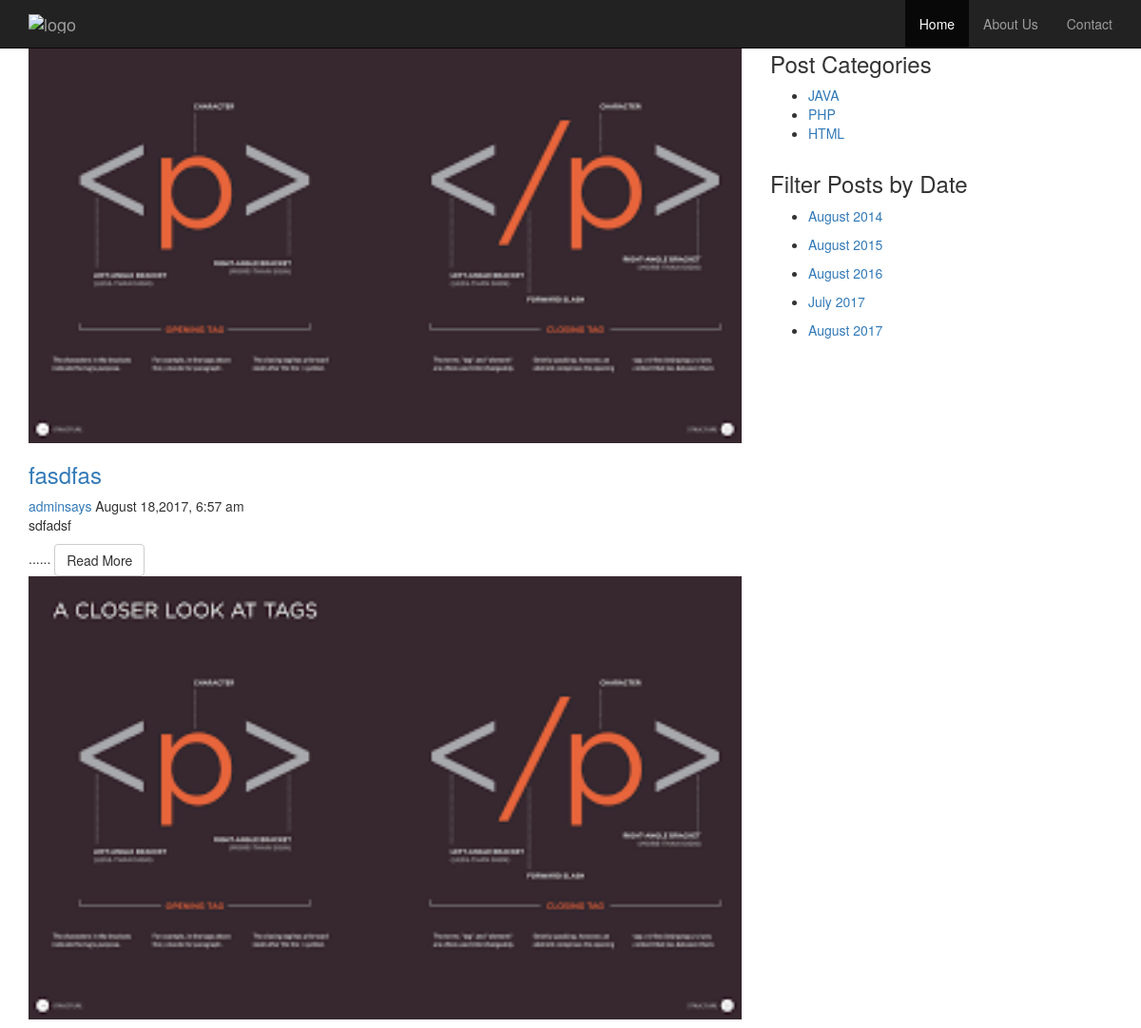
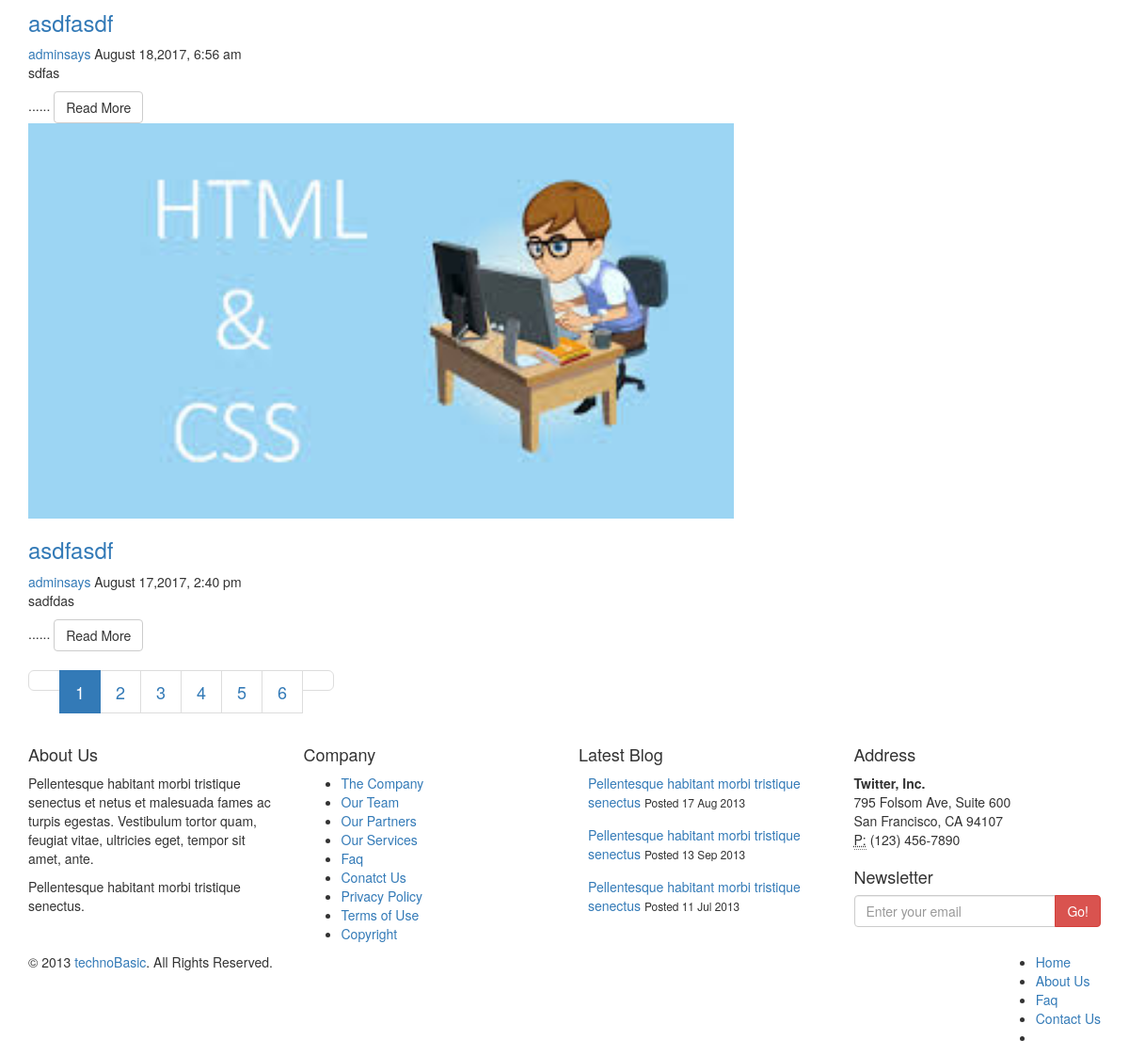
The page / on the database its author committed (2 pictures, top to bottom).
### tables this page shows
CREATE TABLE `tbl_category` (
  `id` int(11) NOT NULL,
  `name` varchar(50) NOT NULL,
  `cat_slug` varchar(256) NOT NULL
);

CREATE TABLE `tbl_post` (
  `id` int(11) NOT NULL,
  `cat` int(11) NOT NULL,
  `title` varchar(255) NOT NULL,
  `body` text NOT NULL,
  `slug` varchar(256) NOT NULL,
  `image` varchar(255) NOT NULL,
  `author` varchar(50) NOT NULL,
  `date` timestamp NOT NULL DEFAULT CURRENT_TIMESTAMP ON UPDATE CURRENT_TIMESTAMP,
  `userid` int(11) NOT NULL
);

### lib/Database.php (called while the page is built, shortened)
<?php
Class Database{
	public $host   = DB_HOST;
	public $user   = DB_USER;
	public $pass   = DB_PASS;
	public $dbname = DB_NAME;
	public $link;
	private function connectDB(){
	$this->link = new mysqli($this->host, $this->user, $this->pass, $this->dbname);
 }
	public function select($query){
		$result = $this->link->query($query) or die($this->link->error.__LINE__);
		if($result->num_rows > 0){
			return $result;
		} else {
			return false;
		}
	}
}

### helpers/Format.php (called while the page is built, shortened)
<?php
class Format{
	public function formatDate($date){
		return date('F j,Y, g:i a',strtotime($date));
	}
	public function textShorten($text,$limit=400){
		$text = $text. " ";
		$text = substr($text, 0, $limit);
		$text = substr($text, 0, strrpos($text,' '));
		$text = $text."......";
		return $text;
	}
}
?>

### index.php (the view)
<?php include 'inc/header.php';?>
<?php include 'inc/sidebar.php';?>
        <?php
        $per_page = 3;
        if(isset($_GET["page"])){
            $page = $_GET["page"];
        }else{
            $page = 1;
        }
        $start_form = ($page-1)*$per_page;
        ?>
            <div class="col-sm-8 col-sm-pull-4">
                <div class="blog">
                    <?php
                        $query = "select * from tbl_post order by id desc limit $start_form,$per_page";
                        $post = $db->select($query);
                        if ($post) {
                        while ($result = $post->fetch_assoc()) {
                     ?>
                    <div class="blog-item">
                    <?php if($result['image']!='') { ?>
                        <a href="<?php echo $result['slug']; ?>"><img class="img-responsive img-blog" src="admin/<?php echo  $result['image'];?>" width="100%" alt="" /></a>
                     <?php } ?>
                        <div class="blog-content">
                            <a href="<?php echo $result['slug']; ?>"><h3><?php echo $result['title']; ?></h3></a>
                            <div class="entry-meta">
                                <span><i class="icon-user"></i> <a href="#"><?php echo $result['author']; ?></a></span>
                                <span><i class="icon-calendar"></i> <?php echo $fm->formatDate($result['date']); ?></span>
                            </div>
                            <?php echo $fm->textShorten($result['body'],425); ?>
                            <a class="btn btn-default" href="<?php echo $result['slug']; ?>">Read More <i class="icon-angle-right"></i></a>
                        </div>
                    </div>
                <?php }
                $query = "select * from tbl_post";
                $result= $db->select($query);
                $total_rows = mysqli_num_rows($result);
                if($total_rows>$per_page){
                $total_pages = ceil($total_rows/$per_page);
                echo "<ul class='pagination pagination-lg'><li><a href='index.php?page=1'><i class='icon-angle-left'></i>".''."</a></li>" ;
                for ($i=1; $i <= $total_pages ; $i++) {
                    $active = $i == $page ? 'class="active"' : '';
                    echo "<li $active><a href='index.php?page=".$i."'>".$i."</a></li>";
                }
                echo "<li><a href='index.php?page=$total_pages'>".''."<i class='icon-angle-right'></i></a></li></ul>"; } ?>
                <?php }  else{header("Location:404.php");} ; ?>
                            </div>
                        </div>
                    </div>
                </section>
   <?php include "inc/footer.php";?>

### inc/header.php (shortened to what this page needs)
<?php include 'lib/Database.php';?>
<?php include 'helpers/Format.php';?>
<?php
		$db = new Database();
		$fm = new Format();
 ?>
<!DOCTYPE html>
<html lang="en">
<head>
    <link href="<?php echo SITE_URL;?>css/bootstrap.min.css" rel="stylesheet">
    <link href="<?php echo SITE_URL;?>css/font-awesome.min.css" rel="stylesheet">
    <link href="<?php echo SITE_URL;?>css/prettyPhoto.css" rel="stylesheet">
    <link href="<?php echo SITE_URL;?>css/animate.css" rel="stylesheet">
    <link href="<?php echo SITE_URL;?>css/main.css" rel="stylesheet">
</head>
<body>
    <header class="navbar navbar-inverse navbar-fixed-top wet-asphalt" role="banner">
        <div class="container">
            <div class="navbar-header">
                <a class="navbar-brand" href="<?php echo  SITE_URL;?>"><img src="<?php echo SITE_URL;?>admin/upload/logo.png" alt="logo"></a>
            </div>
            <?php
                $path = $_SERVER['SCRIPT_FILENAME'];
                $currentpage = basename($path,'.php');
            ?>
            <div class="collapse navbar-collapse">
                <ul class="nav navbar-nav navbar-right">
                    <li  <?php if($currentpage=='index'){echo 'class="active"';} ?>><a href="<?php echo  SITE_URL;?>">Home</a></li>
                    <li><a href="<?php echo  SITE_URL;?>#">About Us</a></li>
                    <li><a href="<?php echo  SITE_URL;?>#">Contact</a></li>
                </ul>
            </div>
        </div>
    </header>

### inc/sidebar.php (shortened to what this page needs)
<section id="blog" class="container">
        <div class="row">
            <aside class="col-sm-4 col-sm-push-8">
                <div class="widget search">
                    <form action="<?php echo SITE_URL;?>search.php" method="get">
                        <div class="input-group">
                            <span class="input-group-btn">
                            </span>
                        </div>
                    </form>
                </div>
                <div class="widget categories">
                    <h3>Post Categories</h3>
                    <div class="row">
                        <div class="col-sm-12">
                            <ul class="arrow">
                            	<?php
			         $query = "select * from tbl_category";
			         $category = $db->select($query);
			         if ($category) {
			         while ($result = $category->fetch_assoc()) {
		            ?>
                                <li><a href="<?php echo SITE_URL;?>category/<?php echo $result['cat_slug']; ?>"><?php echo $result['name'] ?></a></li>
                                <?php } } else { ?>
						<li>No Category Created</li>
					<?php } ?>
                            </ul>
                        </div>
                    </div>
                </div>
                <div class="widget categories">
                    <h3>Filter Posts by Date</h3>
                    <div class="row">
                        <div class="col-sm-12">
                        		<?php
	$arr = array();
			$query = "SELECT DISTINCT `date`
FROM tbl_post
GROUP BY `date`";
			$post = $db->select($query);
			if ($post) {
			while ($result = $post->fetch_assoc()) {
				$j = $result['date'];
				$m = date("F Y", strtotime($j));
				array_push($arr,$m);
			}
}
$f = array_unique($arr);
foreach ($f as $value) { ?>
                            <ul class="arrow">
                                <li><a href="<?php echo SITE_URL;?>postsbydate/<?php echo str_replace(' ', '-', $value)?>"><?php echo $value ?></a></li>
                            </ul>
                            <?php }
?>
                        </div>
                    </div>
                </div>
            </aside>

### inc/footer.php (shortened to what this page needs)
 <section id="bottom" class="wet-asphalt">
        <div class="container">
            <div class="row">
                <div class="col-md-3 col-sm-6">
                    <h4>About Us</h4>
                    <p>Pellentesque habitant morbi tristique senectus et netus et malesuada fames ac turpis egestas. Vestibulum tortor quam, feugiat vitae, ultricies eget, tempor sit amet, ante.</p>
                    <p>Pellentesque habitant morbi tristique senectus.</p>
                </div>
                <div class="col-md-3 col-sm-6">
                    <h4>Company</h4>
                    <div>
                        <ul class="arrow">
                            <li><a href="#">The Company</a></li>
                            <li><a href="#">Our Team</a></li>
                            <li><a href="#">Our Partners</a></li>
                            <li><a href="#">Our Services</a></li>
                            <li><a href="#">Faq</a></li>
                            <li><a href="#">Conatct Us</a></li>
                            <li><a href="#">Privacy Policy</a></li>
                            <li><a href="#">Terms of Use</a></li>
                            <li><a href="#">Copyright</a></li>
                        </ul>
                    </div>
                </div>
                <div class="col-md-3 col-sm-6">
                    <h4>Latest Blog</h4>
                    <div>
                        <div class="media">
                            <div class="pull-left">
                            </div>
                            <div class="media-body">
                                <span class="media-heading"><a href="#">Pellentesque habitant morbi tristique senectus</a></span>
                                <small class="muted">Posted 17 Aug 2013</small>
                            </div>
                        </div>
                        <div class="media">
                            <div class="pull-left">
                            </div>
                            <div class="media-body">
                                <span class="media-heading"><a href="#">Pellentesque habitant morbi tristique senectus</a></span>
                                <small class="muted">Posted 13 Sep 2013</small>
                            </div>
                        </div>
                        <div class="media">
                            <div class="pull-left">
                            </div>
                            <div class="media-body">
                                <span class="media-heading"><a href="#">Pellentesque habitant morbi tristique senectus</a></span>
                                <small class="muted">Posted 11 Jul 2013</small>
                            </div>
                        </div>
                    </div>
                </div>
                <div class="col-md-3 col-sm-6">
                    <h4>Address</h4>
                    <address>
                        <strong>Twitter, Inc.</strong><br>
                        795 Folsom Ave, Suite 600<br>
                        San Francisco, CA 94107<br>
                        <abbr title="Phone">P:</abbr> (123) 456-7890
                    </address>
                    <h4>Newsletter</h4>
                    <form role="form">
                        <div class="input-group">
                            <input type="text" class="form-control" autocomplete="off" placeholder="Enter your email">
                            <span class="input-group-btn">
                                <button class="btn btn-danger" type="button">Go!</button>
                            </span>
                        </div>
                    </form>
                </div>
            </div>
        </div>
    </section>
    <footer id="footer" class="midnight-blue">
        <div class="container">
            <div class="row">
                <div class="col-sm-6">
                    &copy; 2013 <a target="_blank" href="#" title="Copyright">technoBasic</a>. All Rights Reserved.
                </div>
                <div class="col-sm-6">
                    <ul class="pull-right">
                        <li><a href="#">Home</a></li>
                        <li><a href="#">About Us</a></li>
                        <li><a href="#">Faq</a></li>
                        <li><a href="#">Contact Us</a></li>
                        <li><a id="gototop" class="gototop" href="#"><i class="icon-chevron-up"></i></a></li>
                    </ul>
                </div>
            </div>
        </div>
    </footer>
</body>
</html>

### rows shown on the page
tbl_category: name "JAVA"
tbl_category: name "PHP"
tbl_category: name "HTML"
tbl_post: image (picture), title "fasdfas", author "adminsays", date "August 18,2017, 6:57 am", body "sdfadsf ......"
tbl_post: image (picture), title "asdfasdf", author "adminsays", date "August 18,2017, 6:56 am", body "sdfas ......"
tbl_post: image (picture), title "asdfasdf", author "adminsays", date "August 17,2017, 2:40 pm", body "sadfdas ......"

### other values the page prints
$value "August 2014"
$value "August 2015"
$value "August 2016"
$value "July 2017"
$value "August 2017"
